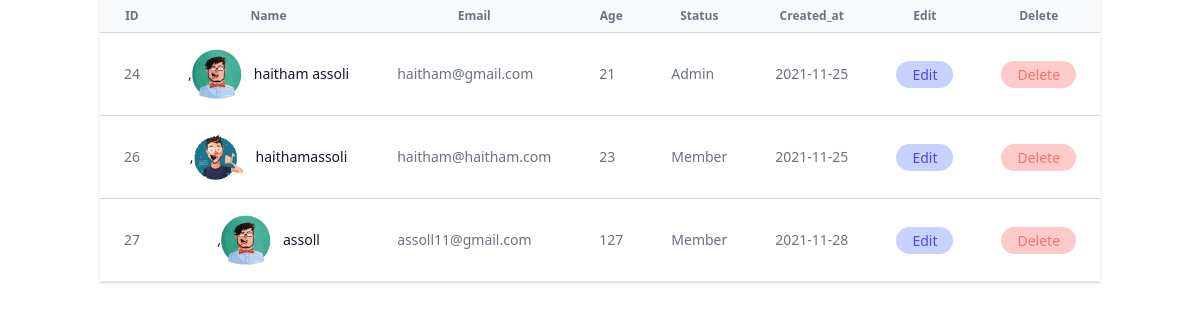
/admin/users.php, run on the app's committed database.
### tables this page shows
CREATE TABLE `users` (
  `id` int(11) NOT NULL,
  `name` varchar(60) NOT NULL,
  `email` varchar(100) NOT NULL,
  `password` varchar(100) NOT NULL,
  `image` text NOT NULL,
  `admin` tinyint(1) NOT NULL DEFAULT 0,
  `dob` tinyint(4) NOT NULL,
  `created` date NOT NULL DEFAULT current_timestamp()
);

### admin/users.php (the view, shortened to what this page needs)
<?php
include("../conn.php");
$sql = "SELECT * FROM users";
$result = mysqli_query($conn, $sql);
?>
<?php include "./inc/header.php";
if (!isset($_GET['do'])) { ?>
  <div class="container flex justify-center mx-auto">
    <div class="flex flex-col">
      <div class="w-full">
        <div class="border-b border-gray-200 shadow">
          <table class="divide-y divide-gray-300 ">
            <thead class="bg-gray-50">
              <tr>
                <th class="px-6 py-2 text-xs text-gray-500">
                  ID
                </th>
                <th class="px-6 py-2 text-xs text-gray-500">
                  Name
                </th>
                <th class="px-6 py-2 text-xs text-gray-500">
                  Email
                </th>
                <th class="px-6 py-2 text-xs text-gray-500">
                  Age
                </th>
                <th class="px-6 py-2 text-xs text-gray-500">
                  Status
                </th>
                <th class="px-6 py-2 text-xs text-gray-500">
                  Created_at
                </th>
                <th class="px-6 py-2 text-xs text-gray-500">
                  Edit
                </th>
                <th class="px-6 py-2 text-xs text-gray-500">
                  Delete
                </th>
              </tr>
            </thead>
            <tbody class="bg-white divide-y divide-gray-300">
              <?php foreach ($result as $key => $value) { ?>
                <tr class="whitespace-nowrap">
                  <td class="px-6 py-4 text-sm text-gray-500">
                    <?php echo $value["id"] ?>
                  </td>
                  <td class="px-6 py-4">
                    <div class="text-sm text-gray-900 flex justify-center items-center">,
                      <img src="<?php echo "../" . $value["image"] ?>" class="mr-3" width="50px" alt="">
                      <?php echo $value["name"] ?>
                    </div>
                  </td>
                  <td class="px-6 py-4">
                    <div class="text-sm text-gray-500"><?php echo $value["email"] ?></div>
                  </td>
                  <td class="px-6 py-4">
                    <div class="text-sm text-gray-500"><?php echo $value["dob"] ?></div>
                  </td>
                  <td class="px-6 py-4">
                    <div class="text-sm text-gray-500"><?php echo $value["admin"] == 0 ? "Member" : "Admin" ?></div>
                  </td>
                  <td class="px-6 py-4 text-sm text-gray-500">
                    <?php echo $value["created"] ?>
                  </td>
                  <td class="px-6 py-4">
                    <a href="users.php?do=edit&id=<?php echo $value["id"] ?>" class="px-4 py-1 text-sm text-indigo-600 bg-indigo-200 rounded-full">Edit</a>
                  </td>
                  <td class="px-6 py-4">
                    <a href="users.php?do=delete&id=<?php echo $value["id"] ?>" class="px-4 py-1 text-sm text-red-400 bg-red-200 rounded-full">Delete</a>
                  </td>
                </tr>
              <?php } ?>
            </tbody>
          </table>
        </div>
      </div>
    </div>
  </div>
<?php }
include "./inc/footer.php" ?>

### admin/inc/header.php (shortened to what this page needs)
<!DOCTYPE html>
<html>
<head>
  <link href="https://unpkg.com/tailwindcss@^2/dist/tailwind.min.css" rel="stylesheet" />
</head>
<body>
  <!DOCTYPE html>
  <html>
  <head>
    <link href="https://unpkg.com/tailwindcss@^2/dist/tailwind.min.css" rel="stylesheet" />
  </head>
  <body>

### admin/inc/footer.php
</body>
</html>
</body>
</html>

### data on the page
users: id "24", image (picture), name "haitham assoli", email "haitham@gmail.com", dob "21", admin "Admin", created "2021-11-25"
users: id "26", image (picture), name "haithamassoli", email "haitham@haitham.com", dob "23", admin "Member", created "2021-11-25"
users: id "27", image (picture), name "assoll", email "assoll11@gmail.com", dob "127", admin "Member", created "2021-11-28"
